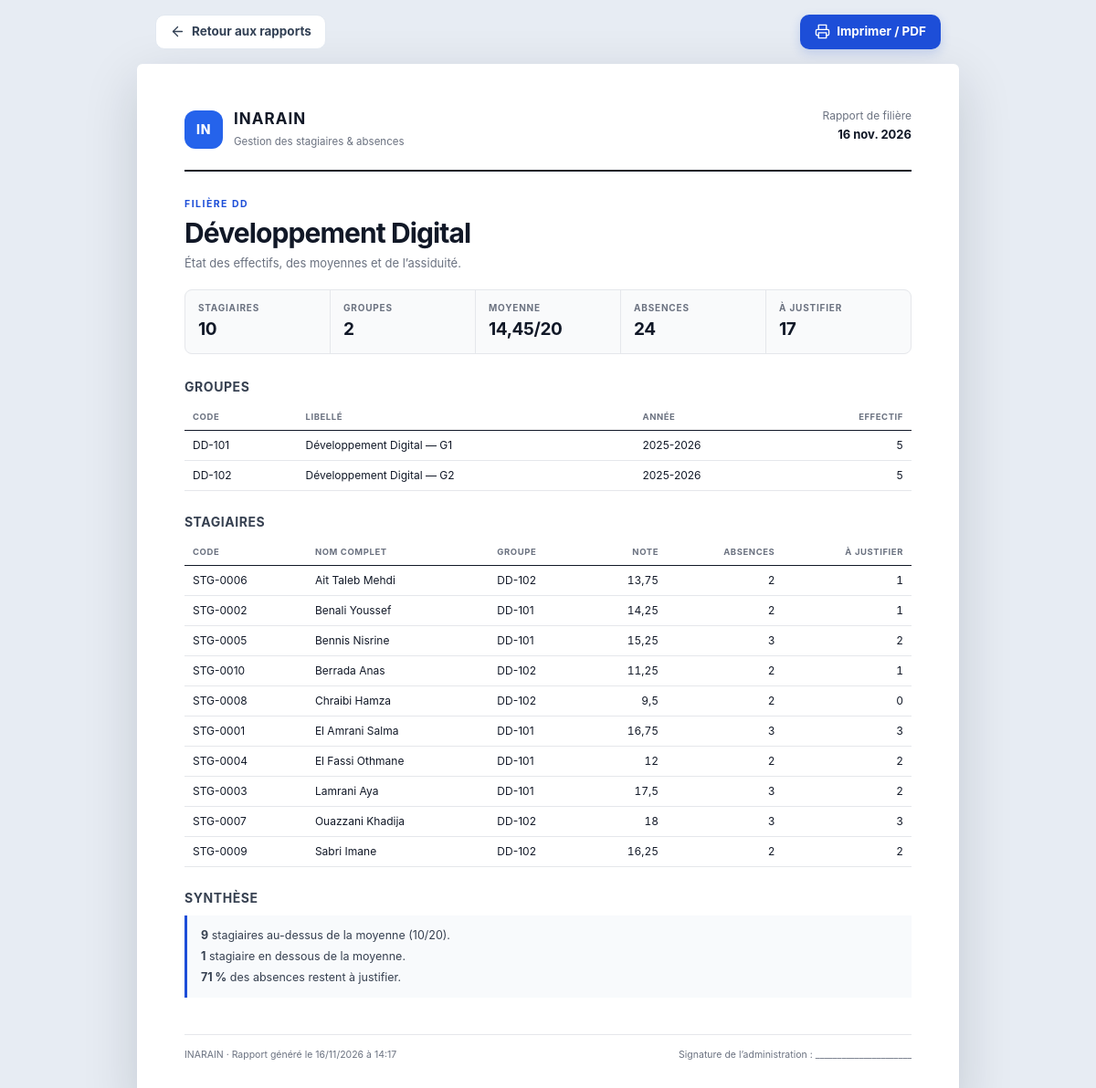
/reports/filieres/1 (signed in), run on the app's committed database.
### tables this page shows
CREATE TABLE filieres (
    id INT UNSIGNED NOT NULL AUTO_INCREMENT,
    code VARCHAR(20) NOT NULL,
    label VARCHAR(120) NOT NULL,
    created_at TIMESTAMP NOT NULL DEFAULT CURRENT_TIMESTAMP,
    PRIMARY KEY (id),
    UNIQUE KEY uniq_filiere_code (code)
);

CREATE TABLE groupes (
    id INT UNSIGNED NOT NULL AUTO_INCREMENT,
    code VARCHAR(20) NOT NULL,
    label VARCHAR(120) NOT NULL,
    filiere_id INT UNSIGNED NOT NULL,
    academic_year VARCHAR(9) NOT NULL DEFAULT '2025-2026',
    created_at TIMESTAMP NOT NULL DEFAULT CURRENT_TIMESTAMP,
    PRIMARY KEY (id),
    UNIQUE KEY uniq_groupe_code (code),
    KEY idx_groupe_filiere (filiere_id),
    CONSTRAINT fk_groupe_filiere FOREIGN KEY (filiere_id)
        REFERENCES filieres (id) ON DELETE RESTRICT ON UPDATE CASCADE
);

CREATE TABLE stagiaires (
    id INT UNSIGNED NOT NULL AUTO_INCREMENT,
    code VARCHAR(20) NOT NULL,
    first_name VARCHAR(60) NOT NULL,
    last_name VARCHAR(60) NOT NULL,
    gender ENUM('F', 'M') NOT NULL,
    email VARCHAR(160) NULL DEFAULT NULL,
    phone VARCHAR(30) NULL DEFAULT NULL,
    group_id INT UNSIGNED NOT NULL,
    note DECIMAL(4,2) NOT NULL DEFAULT 20.00,
    status ENUM('active', 'graduated', 'archived') NOT NULL DEFAULT 'active',
    created_at TIMESTAMP NOT NULL DEFAULT CURRENT_TIMESTAMP,
    updated_at TIMESTAMP NOT NULL DEFAULT CURRENT_TIMESTAMP ON UPDATE CURRENT_TIMESTAMP,
    PRIMARY KEY (id),
    UNIQUE KEY uniq_stagiaire_code (code),
    UNIQUE KEY uniq_stagiaire_email (email),
    KEY idx_stagiaire_group (group_id),
    KEY idx_stagiaire_status (status),
    CONSTRAINT fk_stagiaire_group FOREIGN KEY (group_id)
        REFERENCES groupes (id) ON DELETE RESTRICT ON UPDATE CASCADE,
    CONSTRAINT chk_stagiaire_note CHECK (note >= 0 AND note <= 20)
);

### app/Core/View.php (called while the page is built, shortened)
<?php
final class View
{
    public static function render(string $view, array $data = [], ?string $layout = null): void
    {
        extract($data, EXTR_SKIP);
        require __DIR__ . '/../Views/' . $view . '.php';
    }
}

### app/Controllers/ReportsController.php (called while the page is built, shortened)
<?php
final class ReportsController
{
    public function filiere(string $id): void
    {
        $filiere = Filiere::find((int) $id);
        $stagiaires = Stagiaire::all(['filiere' => (int) $filiere['id']]);
        $groups = Filiere::groupsForFiliere((int) $filiere['id']);
        $totalAbsences = array_sum(array_column($stagiaires, 'absence_total'));
        $openAbsences = array_sum(array_column($stagiaires, 'absence_open'));
        $average = $stagiaires === []
            ? 0.0
            : array_sum(array_map(static fn (array $row): float => (float) $row['note'], $stagiaires)) / count($stagiaires);
        View::render('reports/filiere', [
            'pageTitle' => 'Rapport — ' . $filiere['label'],
            'filiere' => $filiere,
            'stagiaires' => $stagiaires,
            'groups' => $groups,
            'totalAbsences' => $totalAbsences,
            'openAbsences' => $openAbsences,
            'average' => $average,
        ], 'print');
    }
}

### public/index.php (called while the page is built, shortened)
<?php
$root = dirname(__DIR__);
$requestPath = parse_url($_SERVER['REQUEST_URI'] ?? '/', PHP_URL_PATH) ?: '/';
$requestPath = rawurldecode($requestPath);
$requestPath = '/' . trim($requestPath, '/');
require $root . '/app/bootstrap.php';
$router = new App\Core\Router();
$router->get('/', [App\Controllers\DashboardController::class, 'index']);
$router->get('/login', [App\Controllers\AuthController::class, 'showLogin']);
$router->post('/login', [App\Controllers\AuthController::class, 'login']);
$router->get('/register', [App\Controllers\AuthController::class, 'showRegister']);
$router->post('/register', [App\Controllers\AuthController::class, 'register']);
$router->post('/logout', [App\Controllers\AuthController::class, 'logout']);
$router->get('/stagiaires', [App\Controllers\StagiairesController::class, 'index']);
$router->get('/stagiaires/create', [App\Controllers\StagiairesController::class, 'create']);
$router->post('/stagiaires', [App\Controllers\StagiairesController::class, 'store']);
$router->get('/stagiaires/{id}', [App\Controllers\StagiairesController::class, 'show']);
$router->get('/stagiaires/{id}/edit', [App\Controllers\StagiairesController::class, 'edit']);
$router->post('/stagiaires/{id}', [App\Controllers\StagiairesController::class, 'update']);
$router->post('/stagiaires/{id}/delete', [App\Controllers\StagiairesController::class, 'destroy']);
$router->get('/absences', [App\Controllers\AbsencesController::class, 'index']);
$router->post('/absences', [App\Controllers\AbsencesController::class, 'store']);
$router->post('/absences/{id}/justify', [App\Controllers\AbsencesController::class, 'justify']);
$router->post('/absences/{id}/delete', [App\Controllers\AbsencesController::class, 'destroy']);
$router->get('/filieres', [App\Controllers\FilieresController::class, 'index']);
$router->post('/filieres', [App\Controllers\FilieresController::class, 'storeFiliere']);
$router->post('/filieres/{id}/delete', [App\Controllers\FilieresController::class, 'destroyFiliere']);
$router->post('/groupes', [App\Controllers\FilieresController::class, 'storeGroup']);
$router->post('/groupes/{id}/delete', [App\Controllers\FilieresController::class, 'destroyGroup']);
$router->get('/reports', [App\Controllers\ReportsController::class, 'index']);
$router->get('/reports/filieres/{id}', [App\Controllers\ReportsController::class, 'filiere']);
$router->get('/reports/stagiaires.csv', [App\Controllers\ReportsController::class, 'exportStagiaires']);
$router->get('/reports/absences.csv', [App\Controllers\ReportsController::class, 'exportAbsences']);
$router->get('/profile', [App\Controllers\ProfileController::class, 'index']);
$router->post('/profile', [App\Controllers\ProfileController::class, 'update']);
$router->post('/profile/password', [App\Controllers\ProfileController::class, 'changePassword']);
$router->dispatch($_SERVER['REQUEST_METHOD'] ?? 'GET', $requestPath);

### app/bootstrap.php (called while the page is built, shortened)
<?php
spl_autoload_register(static function (string $class): void {
    $prefix = 'App\\';
    $relative = substr($class, strlen($prefix));
    $path = __DIR__ . '/' . str_replace('\\', '/', $relative) . '.php';
});
require __DIR__ . '/helpers.php';

### app/Core/Database.php (called while the page is built, shortened)
<?php
final class Database
{
    private static array $config = [];
    private static ?PDO $connection = null;
    public static function configure(array $config): void
    {
        self::$config = $config;
    }
    public static function connection(): PDO
    {
        if (self::$connection instanceof PDO) {
            return self::$connection;
        }
        $config = self::$config;
        $dsn = sprintf(
            'mysql:host=%s;port=%d;dbname=%s;charset=%s',
            $config['host'],
            (int) $config['port'],
            $config['name'],
            $config['charset'] ?? 'utf8mb4'
        );
        try {
            self::$connection = new PDO($dsn, $config['user'], $config['pass'], [
                PDO::ATTR_ERRMODE => PDO::ERRMODE_EXCEPTION,
                PDO::ATTR_DEFAULT_FETCH_MODE => PDO::FETCH_ASSOC,
                PDO::ATTR_EMULATE_PREPARES => false,
            ]);
        } catch (PDOException $exception) {
            http_response_code(500);
            if (!empty($GLOBALS['config']['app']['debug'])) {
                exit('Database connection failed: ' . $exception->getMessage());
            }
            exit('Database connection failed. Check config/config.local.php.');
        }
        return self::$connection;
    }
}

### app/Models/Filiere.php (called while the page is built, shortened)
<?php
final class Filiere
{
    public static function find(int $id): ?array
    {
        $statement = Database::connection()->prepare('SELECT * FROM filieres WHERE id = ? LIMIT 1');
        $statement->execute([$id]);
        return $statement->fetch(PDO::FETCH_ASSOC) ?: null;
    }
    public static function groupsForFiliere(int $filiereId): array
    {
        $statement = Database::connection()->prepare(
            'SELECT g.*, COUNT(s.id) AS stagiaire_count
             FROM groupes g
             LEFT JOIN stagiaires s ON s.group_id = g.id
             WHERE g.filiere_id = ?
             GROUP BY g.id
             ORDER BY g.label'
        );
        $statement->execute([$filiereId]);
        return $statement->fetchAll(PDO::FETCH_ASSOC);
    }
}

### app/Models/Stagiaire.php (called while the page is built, shortened)
<?php
final class Stagiaire
{
    public static function all(array $filters = []): array
    {
        [$where, $params] = self::buildFilters($filters);
        $statement = Database::connection()->prepare(
            self::SELECT_BASE . ' WHERE ' . $where . ' ORDER BY s.last_name, s.first_name'
        );
        $statement->execute($params);
        return $statement->fetchAll(PDO::FETCH_ASSOC);
    }
    private static function buildFilters(array $filters): array
    {
        $where = ['1 = 1'];
        $params = [];
        $search = trim((string) ($filters['search'] ?? ''));
        if (!empty($filters['filiere'])) {
            $where[] = 'f.id = :filiere';
            $params[':filiere'] = (int) $filters['filiere'];
        }
        return [implode(' AND ', $where), $params];
    }
}

### app/Views/reports/filiere.php (the view)
<?php
$appName = (string) config('app.name', 'INARAIN');
$passed = 0;
$below = 0;
foreach ($stagiaires as $stagiaire) {
    if ((float) $stagiaire['note'] >= (float) config('academic.pass_mark', 10)) {
        $passed++;
    } else {
        $below++;
    }
}
?>
<header class="report-head">
    <div class="report-brand">
        <span class="brand-mark" aria-hidden="true">IN</span>
        <div>
            <strong><?= e($appName) ?></strong>
            <small><?= e(config('app.tagline', '')) ?></small>
        </div>
    </div>
    <div class="report-meta">
        <p>Rapport de filière</p>
        <strong><?= e(date_fr(date('Y-m-d'))) ?></strong>
    </div>
</header>
<section class="report-title">
    <p class="eyebrow">Filière <?= e($filiere['code']) ?></p>
    <h1><?= e($filiere['label']) ?></h1>
    <p>État des effectifs, des moyennes et de l’assiduité.</p>
</section>
<div class="report-stats">
    <div>
        <span>Stagiaires</span>
        <strong><?= count($stagiaires) ?></strong>
    </div>
    <div>
        <span>Groupes</span>
        <strong><?= count($groups) ?></strong>
    </div>
    <div>
        <span>Moyenne</span>
        <strong><?= e(note_fr($average)) ?>/20</strong>
    </div>
    <div>
        <span>Absences</span>
        <strong><?= $totalAbsences ?></strong>
    </div>
    <div>
        <span>À justifier</span>
        <strong><?= $openAbsences ?></strong>
    </div>
</div>
<section class="report-section">
    <h2>Groupes</h2>
    <?php if ($groups === []): ?>
        <p class="muted">Aucun groupe rattaché à cette filière.</p>
    <?php else: ?>
        <table class="report-table">
            <thead>
                <tr>
                    <th>Code</th>
                    <th>Libellé</th>
                    <th>Année</th>
                    <th class="num">Effectif</th>
                </tr>
            </thead>
            <tbody>
                <?php foreach ($groups as $group): ?>
                    <tr>
                        <td><?= e($group['code']) ?></td>
                        <td><?= e($group['label']) ?></td>
                        <td><?= e($group['academic_year']) ?></td>
                        <td class="num"><?= (int) $group['stagiaire_count'] ?></td>
                    </tr>
                <?php endforeach; ?>
            </tbody>
        </table>
    <?php endif; ?>
</section>
<section class="report-section">
    <h2>Stagiaires</h2>
    <?php if ($stagiaires === []): ?>
        <p class="muted">Aucun stagiaire dans cette filière.</p>
    <?php else: ?>
        <table class="report-table">
            <thead>
                <tr>
                    <th>Code</th>
                    <th>Nom complet</th>
                    <th>Groupe</th>
                    <th class="num">Note</th>
                    <th class="num">Absences</th>
                    <th class="num">À justifier</th>
                </tr>
            </thead>
            <tbody>
                <?php foreach ($stagiaires as $stagiaire): ?>
                    <tr>
                        <td><?= e($stagiaire['code']) ?></td>
                        <td><?= e($stagiaire['last_name'] . ' ' . $stagiaire['first_name']) ?></td>
                        <td><?= e($stagiaire['group_code']) ?></td>
                        <td class="num"><?= e(note_fr($stagiaire['note'])) ?></td>
                        <td class="num"><?= (int) $stagiaire['absence_total'] ?></td>
                        <td class="num"><?= (int) $stagiaire['absence_open'] ?></td>
                    </tr>
                <?php endforeach; ?>
            </tbody>
        </table>
    <?php endif; ?>
</section>
<section class="report-section">
    <h2>Synthèse</h2>
    <div class="report-summary">
        <p><strong><?= $passed ?></strong> stagiaire<?= $passed > 1 ? 's' : '' ?> au-dessus de la moyenne (<?= e(note_fr(config('academic.pass_mark', 10))) ?>/20).</p>
        <p><strong><?= $below ?></strong> stagiaire<?= $below > 1 ? 's' : '' ?> en dessous de la moyenne.</p>
        <p><strong><?= e(percent($openAbsences, max(1, $totalAbsences))) ?></strong> des absences restent à justifier.</p>
    </div>
</section>
<footer class="report-foot">
    <span><?= e($appName) ?> · Rapport généré le <?= e(date('d/m/Y à H:i')) ?></span>
    <span>Signature de l’administration : ______________________</span>
</footer>

### app/Core/Router.php (shortened to what this page needs)
<?php
final class Router
{
    private array $routes = [];
    private function add(string $method, string $pattern, callable|array $handler): void
    {
        $this->routes[] = [
            'method' => $method,
            'pattern' => rtrim($pattern, '/') ?: '/',
            'handler' => $handler,
        ];
    }
    public function dispatch(string $method, string $path): void
    {
        $path = rtrim($path, '/') ?: '/';
        foreach ($this->routes as $route) {
            $regex = $this->compile($route['pattern']);
            if (preg_match($regex, $path, $matches) !== 1) {
                continue;
            }
            $params = array_filter(
                $matches,
                static fn (string|int $key): bool => is_string($key),
                ARRAY_FILTER_USE_KEY
            );
            $handler = $route['handler'];
            if (is_array($handler) && is_string($handler[0])) {
                $handler[0] = new $handler[0]();
            }
            call_user_func_array($handler, array_values($params));
            return;
        }
    }
    private function compile(string $pattern): string
    {
        $regex = preg_replace('#\{([a-zA-Z_][a-zA-Z0-9_]*)\}#', '(?P<$1>[^/]+)', $pattern);
        return '#^' . $regex . '$#';
    }
}

### data on the page
filieres: code "DD", label "Développement Digital"
groupes: code "DD-101", label "Développement Digital — G1", academic_year "2025-2026", stagiaire_count "5"
groupes: code "DD-102", label "Développement Digital — G2", academic_year "2025-2026", stagiaire_count "5"
stagiaires: code "STG-0006", last_name+first_name "Ait Taleb Mehdi", group.code "DD-102", note "13,75", absence_total "2", absence_open "1"
stagiaires: code "STG-0002", last_name+first_name "Benali Youssef", group.code "DD-101", note "14,25", absence_total "2", absence_open "1"
stagiaires: code "STG-0005", last_name+first_name "Bennis Nisrine", group.code "DD-101", note "15,25", absence_total "3", absence_open "2"
stagiaires: code "STG-0010", last_name+first_name "Berrada Anas", group.code "DD-102", note "11,25", absence_total "2", absence_open "1"
stagiaires: code "STG-0008", last_name+first_name "Chraibi Hamza", group.code "DD-102", note "9,5", absence_total "2", absence_open "0"
stagiaires: code "STG-0001", last_name+first_name "El Amrani Salma", group.code "DD-101", note "16,75", absence_total "3", absence_open "3"
stagiaires: code "STG-0004", last_name+first_name "El Fassi Othmane", group.code "DD-101", note "12", absence_total "2", absence_open "2"
stagiaires: code "STG-0003", last_name+first_name "Lamrani Aya", group.code "DD-101", note "17,5", absence_total "3", absence_open "2"
stagiaires: code "STG-0007", last_name+first_name "Ouazzani Khadija", group.code "DD-102", note "18", absence_total "3", absence_open "3"
stagiaires: code "STG-0009", last_name+first_name "Sabri Imane", group.code "DD-102", note "16,25", absence_total "2", absence_open "2"

### other printed values
count($stagiaires) "10"
count($groups) "2"
note_fr($average) "14,45"
$totalAbsences "24"
$openAbsences "17"
$passed "9"
$below "1"
percent($openAbsences, max(1, $totalAbsences)) "71 %"
